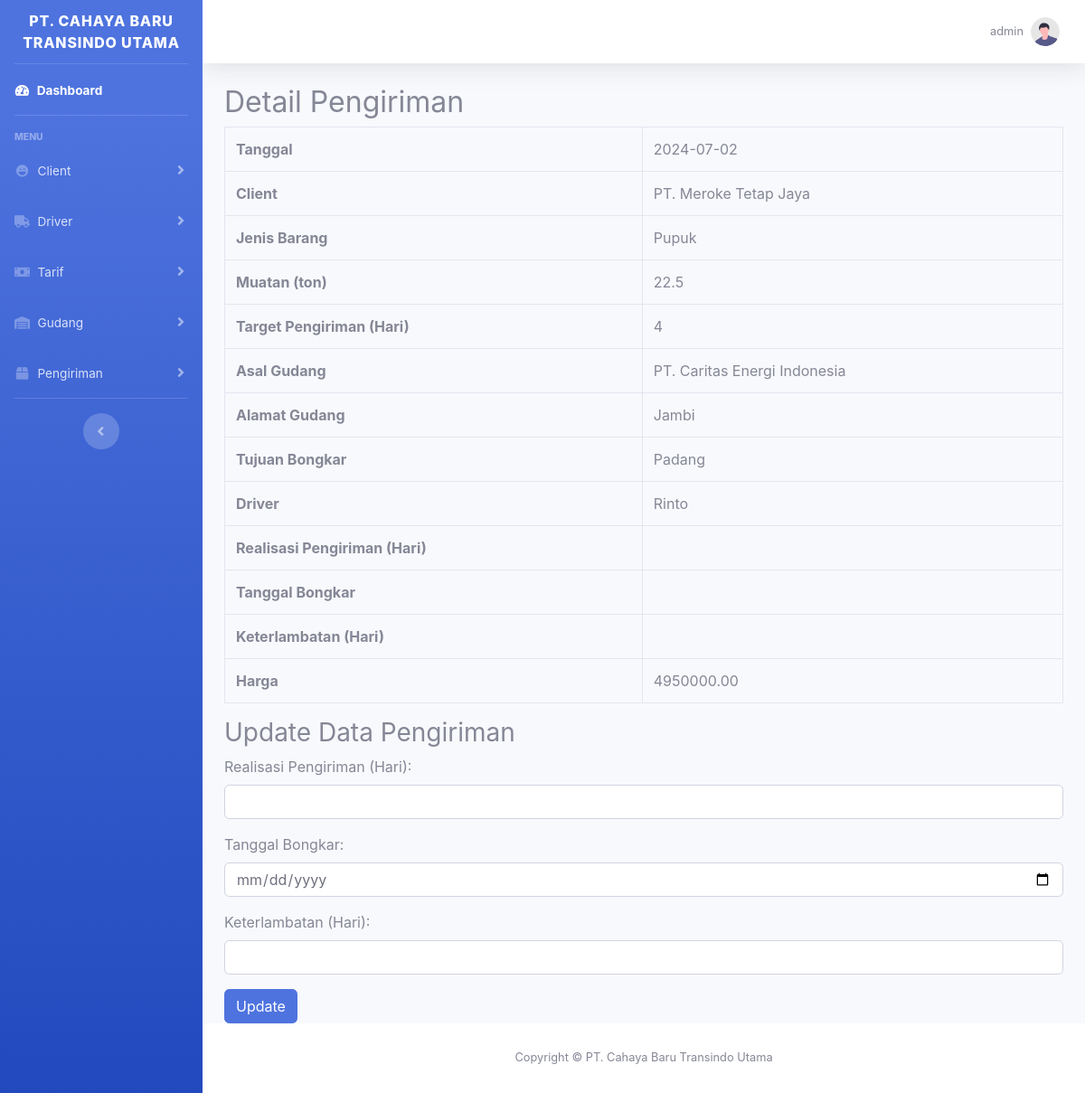
Page /admin/index.php?page=proses_pengiriman&id=21 (signed in) on the committed database.
### tables this page shows
CREATE TABLE `users` (
  `id` int(11) NOT NULL,
  `username` varchar(225) NOT NULL,
  `email` varchar(225) NOT NULL,
  `password` varchar(255) NOT NULL
);

CREATE TABLE `pengiriman` (
  `pengiriman_id` int(11) NOT NULL,
  `tanggal` date DEFAULT NULL,
  `client_id` int(11) DEFAULT NULL,
  `muatan` float DEFAULT NULL,
  `jenis_barang` varchar(255) DEFAULT NULL,
  `target_pengiriman` int(11) DEFAULT NULL,
  `warehouse_id` int(11) DEFAULT NULL,
  `tujuan_bongkar` varchar(255) DEFAULT NULL,
  `driver_id` int(11) DEFAULT NULL,
  `realisasi_pengiriman` int(11) DEFAULT NULL,
  `tanggal_bongkar` date DEFAULT NULL,
  `keterlambatan` int(11) DEFAULT NULL,
  `harga` decimal(10,2) DEFAULT NULL
);

CREATE TABLE `client` (
  `client_id` int(11) NOT NULL,
  `nama_client` varchar(100) NOT NULL,
  `jenis_barang` varchar(100) NOT NULL
);

CREATE TABLE `gudang` (
  `warehouse_id` int(11) NOT NULL,
  `nama_gudang` varchar(100) NOT NULL,
  `alamat_gudang` varchar(200) NOT NULL
);

CREATE TABLE `driver` (
  `driver_id` int(11) NOT NULL,
  `nama_supir` varchar(100) NOT NULL,
  `alamat` varchar(200) NOT NULL,
  `plat` varchar(225) NOT NULL
);

### admin/pages/proses_pengiriman.php (the view, shortened to what this page needs)
<?php
$id_pengiriman = $_GET['id'];
$sql = "SELECT * FROM Pengiriman WHERE pengiriman_id = $id_pengiriman";
$result = $conn->query($sql);
$pengiriman = $result->fetch_assoc();
$client_sql = "SELECT client_id, nama_client, jenis_barang FROM client WHERE client_id = " . $pengiriman['client_id'];
$client_result = $conn->query($client_sql);
$client = $client_result->fetch_assoc();
$warehouse_sql = "SELECT warehouse_id, nama_gudang, alamat_gudang FROM gudang WHERE warehouse_id = " . $pengiriman['warehouse_id'];
$warehouse_result = $conn->query($warehouse_sql);
$warehouse = $warehouse_result->fetch_assoc();
$driver_sql = "SELECT * FROM driver WHERE driver_id = " . $pengiriman['driver_id'];
$driver_result = $conn->query($driver_sql);
$driver = $driver_result->fetch_assoc();
?>
<h2>Detail Pengiriman</h2>
<table class="table table-bordered">
    <tr>
        <th>Tanggal</th>
        <td><?php echo $pengiriman['tanggal']; ?></td>
    </tr>
    <tr>
        <th>Client</th>
        <td><?php echo $client['nama_client']; ?></td>
    </tr>
    <tr>
        <th>Jenis Barang</th>
        <td><?php echo $client['jenis_barang']; ?></td>
    </tr>
    <tr>
        <th>Muatan (ton)</th>
        <td><?php echo $pengiriman['muatan']; ?></td>
    </tr>
    <tr>
        <th>Target Pengiriman (Hari)</th>
        <td><?php echo $pengiriman['target_pengiriman']; ?></td>
    </tr>
    <tr>
        <th>Asal Gudang</th>
        <td><?php echo $warehouse['nama_gudang']; ?></td>
    </tr>
    <tr>
        <th>Alamat Gudang</th>
        <td><?php echo $warehouse['alamat_gudang']; ?></td>
    </tr>
    <tr>
        <th>Tujuan Bongkar</th>
        <td><?php echo $pengiriman['tujuan_bongkar']; ?></td>
    </tr>
    <tr>
        <th>Driver</th>
        <td><?php echo $driver['nama_supir']; ?></td>
    </tr>
    <tr>
        <th>Realisasi Pengiriman (Hari)</th>
        <td><?php echo $pengiriman['realisasi_pengiriman']; ?></td>
    </tr>
    <tr>
        <th>Tanggal Bongkar</th>
        <td><?php echo $pengiriman['tanggal_bongkar']; ?></td>
    </tr>
    <tr>
        <th>Keterlambatan (Hari)</th>
        <td><?php echo $pengiriman['keterlambatan']; ?></td>
    </tr>
    <tr>
        <th>Harga</th>
        <td><?php echo $pengiriman['harga']; ?></td>
    </tr>
</table>
<h3>Update Data Pengiriman</h3>
<form method="post" action="">
    <div class="form-group">
        <label for="realisasi_pengiriman">Realisasi Pengiriman (Hari):</label>
        <input type="number" class="form-control" id="realisasi_pengiriman" name="realisasi_pengiriman" required>
    </div>
    <div class="form-group">
        <label for="tanggal_bongkar">Tanggal Bongkar:</label>
        <input type="date" class="form-control" id="tanggal_bongkar" name="tanggal_bongkar" required>
    </div>
    <div class="form-group">
        <label for="keterlambatan">Keterlambatan (Hari):</label>
        <input type="number" class="form-control" id="keterlambatan" name="keterlambatan" required>
    </div>
    <button type="submit" class="btn btn-primary">Update</button>
</form>

### admin/index.php (shortened to what this page needs)
<?php
include 'pages/db.php';
$user_id = $_SESSION['user_id'];
$sql = "SELECT username FROM users WHERE id = '$user_id' LIMIT 1";
$result = $conn->query($sql);
$row = $result->fetch_assoc();
?>
<!DOCTYPE html>
<html lang="en">
<head>
    <link href="../vendor/fontawesome-free/css/all.min.css" rel="stylesheet" type="text/css">
    <link href="../css/sb-admin-2.min.css" rel="stylesheet">
</head>
<body id="page-top">
    <div id="wrapper">
        <ul class="navbar-nav bg-gradient-primary sidebar sidebar-dark accordion" id="accordionSidebar">
            <a class="sidebar-brand d-flex align-items-center justify-content-center" href="index.php">
                <div class="sidebar-brand-text mx-1">PT. Cahaya Baru Transindo Utama</div>
            </a>
            <hr class="sidebar-divider my-0">
            <li class="nav-item active">
                <a class="nav-link" href="index.php">
                    <i class="fas fa-fw fa-tachometer-alt"></i>
                    <span>Dashboard</span></a>
            </li>
            <hr class="sidebar-divider">
            <div class="sidebar-heading">
                Menu
            </div>
            <li class="nav-item">
                <a class="nav-link collapsed" href="#" data-toggle="collapse" data-target="#collapseClient" aria-expanded="true" aria-controls="collapseClient">
                    <i class="fas fa-fw fa-laugh-wink"></i>
                    <span>Client</span>
                </a>
            </li>
            <li class="nav-item">
                <a class="nav-link collapsed" href="#" data-toggle="collapse" data-target="#collapseDriver" aria-expanded="true" aria-controls="collapseDriver">
                    <i class="fas fa-fw fa-truck"></i>
                    <span>Driver</span>
                </a>
            </li>
            <li class="nav-item">
                <a class="nav-link collapsed" href="#" data-toggle="collapse" data-target="#collapsetarif" aria-expanded="true" aria-controls="collapsetarif">
                    <i class="fas fa-fw fa-money-bill"></i>
                    <span>Tarif</span>
                </a>
            </li>
            <li class="nav-item">
                <a class="nav-link collapsed" href="#" data-toggle="collapse" data-target="#collapseGudang" aria-expanded="true" aria-controls="collapseGudang">
                    <i class="fas fa-fw fa-warehouse"></i>
                    <span>Gudang</span>
                </a>
            </li>
            <li class="nav-item">
                <a class="nav-link collapsed" href="#" data-toggle="collapse" data-target="#collapsePengiriman" aria-expanded="true" aria-controls="collapsePengiriman">
                    <i class="fas fa-fw fa-box"></i>
                    <span>Pengiriman</span>
                </a>
            </li>
            <hr class="sidebar-divider d-none d-md-block">
            <div class="text-center d-none d-md-inline">
                <button class="rounded-circle border-0" id="sidebarToggle"></button>
            </div>
        </ul>
        <div id="content-wrapper" class="d-flex flex-column">
            <div id="content">
                <nav class="navbar navbar-expand navbar-light bg-white topbar mb-4 static-top shadow">
                    <ul class="navbar-nav ml-auto">
                        <li class="nav-item dropdown no-arrow">
                            <a class="nav-link dropdown-toggle" href="#" id="userDropdown" role="button" data-toggle="dropdown" aria-haspopup="true" aria-expanded="false">
                                <span class="mr-2 d-none d-lg-inline text-gray-600 small"><?= $row["username"] ?></span>
                                <img class="img-profile rounded-circle" src="../img/undraw_profile.svg">
                            </a>
                        </li>
                    </ul>
                </nav>
                <div class="container-fluid">
                    <?php include 'content.php'; ?>
                </div>
            </div>
            <footer class="sticky-footer bg-white">
                <div class="container my-auto">
                    <div class="copyright text-center my-auto">
                        <span>Copyright &copy; PT. Cahaya Baru Transindo Utama</span>
                    </div>
                </div>
            </footer>
        </div>
    </div>
</body>
</html>

### rows in the picture
users: username "admin"
pengiriman: tanggal "2024-07-02", muatan "22.5", target_pengiriman "4", tujuan_bongkar "Padang", harga "4950000.00"
client: nama_client "PT. Meroke Tetap Jaya", jenis_barang "Pupuk"
gudang: nama_gudang "PT. Caritas Energi Indonesia", alamat_gudang "Jambi"
driver: nama_supir "Rinto"
